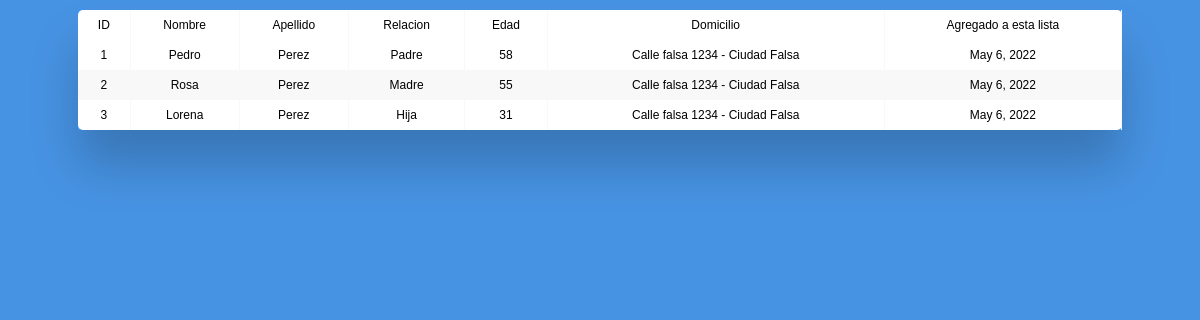
The page / on the database its author committed.
### appfamiliares/models.py (models this page shows)
class Familiar(models.Model):
    nombre = models.CharField(max_length=30)
    apellido = models.CharField(max_length=30)
    relacion = models.CharField(max_length=30)
    edad = models.IntegerField()
    domicilio = models.CharField(max_length=50)
    fecha_creacion = models.DateField(auto_now_add=True, verbose_name="Fecha de creación")

### appfamiliares/views.py (the view)
# urls.py: path('', mis_familiares),
def mis_familiares(request):
    template = loader.get_template('index.html')
    documento = template.render({
        'familiares': Familiar.objects.all()
    })
    return HttpResponse(documento)

### templates/index.html (shortened to what this page needs)
<!DOCTYPE html>
<html lang="en">
<head>
</head>
<body>
    <div class="container">
        <div class="table-wrapper">
            <table class="fl-table">
                <thead>
                    <tr>
                        <td>ID</td>
                        <td>Nombre</td>
                        <td>Apellido</td>
                        <td>Relacion</td>
                        <td>Edad</td>
                        <td>Domicilio</td>
                        <td>Agregado a esta lista</td>
                    </tr>
                </thead>
                <tbody>
                    {% for familiar in familiares %}
                    <tr>
                        <td>{{ familiar.id }}</td>
                        <td>{{ familiar.nombre }}</td>
                        <td>{{ familiar.apellido }}</td>
                        <td>{{ familiar.relacion }}</td>
                        <td>{{ familiar.edad }}</td>
                        <td>{{ familiar.domicilio }}</td>
                        <td>{{ familiar.fecha_creacion }}</td>
                    </tr>
                    {% endfor %}
                </tbody>
            </table>
        </div>
    </div>
</body>
</html>

### templates/index.html (style rules this page uses)
* { box-sizing: border-box; -webkit-box-sizing: border-box; -moz-box-sizing: border-box; }
body { font-family: Helvetica; -webkit-font-smoothing: antialiased; background: rgba( 71, 147, 227, 1); }
.table-wrapper { margin: 10px 70px 70px; box-shadow: 0px 35px 50px rgba( 0, 0, 0, 0.2 ); }
.fl-table { border-radius: 5px; font-size: 12px; font-weight: normal; border: none; border-collapse: collapse; width: 100%; max-width: 100%; white-space: nowrap; background-color: white; }
.fl-table td, .fl-table th { text-align: center; padding: 8px; }
.fl-table td { border-right: 1px solid #f8f8f8; font-size: 12px; }
.fl-table tr:nth-child(even) { background: #F8F8F8; }

### rows shown on the page
Familiar: id "1", nombre "Pedro", apellido "Perez", relacion "Padre", edad "58", domicilio "Calle falsa 1234 - Ciudad Falsa", fecha_creacion "May 6, 2022"
Familiar: id "2", nombre "Rosa", apellido "Perez", relacion "Madre", edad "55", domicilio "Calle falsa 1234 - Ciudad Falsa", fecha_creacion "May 6, 2022"
Familiar: id "3", nombre "Lorena", apellido "Perez", relacion "Hija", edad "31", domicilio "Calle falsa 1234 - Ciudad Falsa", fecha_creacion "May 6, 2022"
